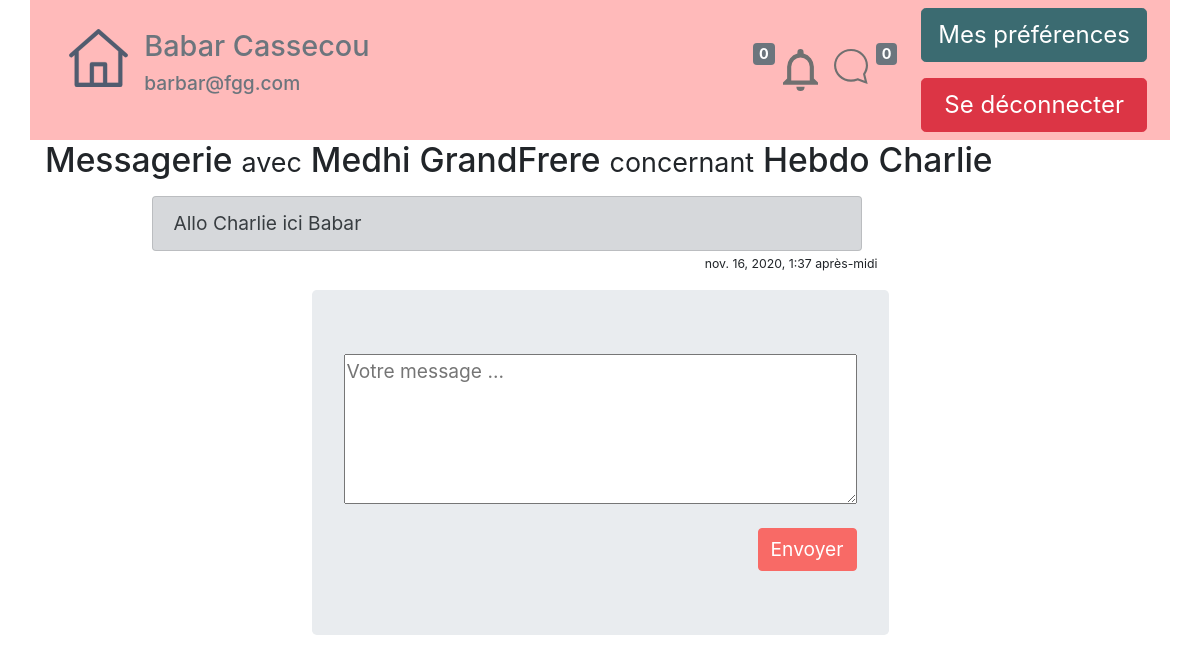
The page /messagerieII/MessageAboutTo/38/22/ (signed in) on the database as committed earlier.
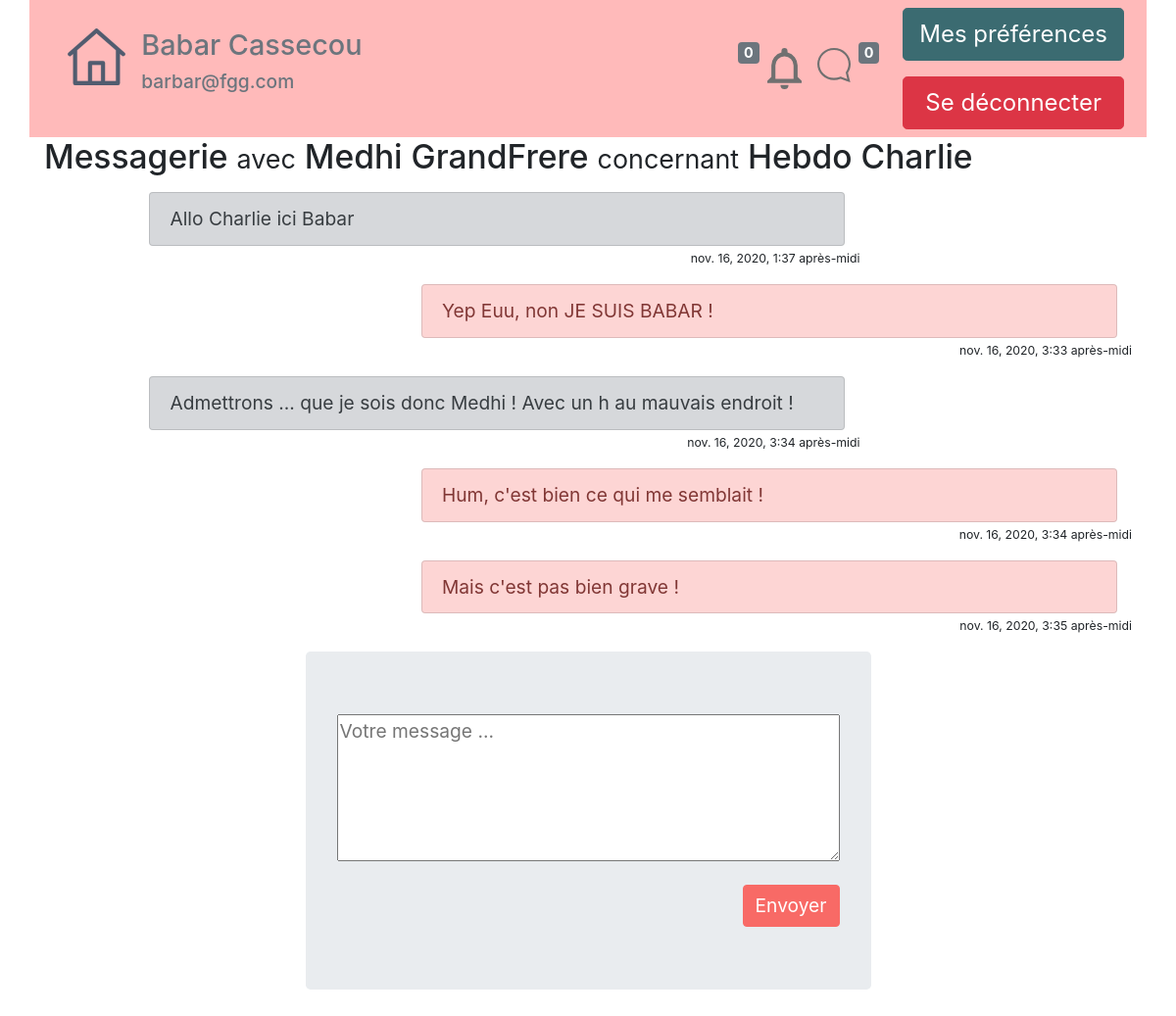
The same page on the database as committed later.
### tablecom/models.py (models this page shows, shortened)
class ChildSNotebook(models.Model): #name of table that contain differents "carnets" for each child
    active=models.BooleanField(default=True)
    name = models.CharField(max_length=80, verbose_name="Nom")
    forename = models.CharField(max_length=80, verbose_name="Prénom")
    date_of_birth = models.DateField(verbose_name="Date de naissance")
    id_RespLeg = models.CharField(max_length=20,verbose_name="Id responsables legaux", default="")  # id of childs attached to LR
    num_ident=models.CharField( verbose_name="Identifiant sécurité sociale",max_length=20)
    id_prof_auth=models.TextField(max_length=1200, verbose_name="Id Professionnels Rattachés")
    articles_id=models.TextField(max_length=2500, verbose_name="Id des articles rattachés", default="")
    class Meta:
        verbose_name = "Carnet Enfant"
        ordering = ['date_of_birth']

### messagerie/models.py (models this page shows, shortened)
class MessagePersoAT(models.Model):
    titre = models.CharField(max_length=100, default="")
    auteurID = models.CharField(max_length=6)
    AttachedChildNotebookID = models.CharField(max_length=7)
    receiverID = models.CharField(max_length=6, default="0")
    contenu = models.TextField(null=True, verbose_name="")
    date = models.DateTimeField(default=timezone.now,
                                verbose_name="Date d'envoi'")
    validated=models.BooleanField(default=True) #is the message validated to appear?
    activeMessage=models.BooleanField(default=True) #is the message is active or inactive (deleted, problem, ...)
    read=models.BooleanField(default=False) #is the message read by receiver ?
    class Meta:
        verbose_name = "Message Privé"
        ordering = ['date']

### messagerie/views.py (the view)
# urls.py: path('MessageAboutTo/<id_carnet>/<id_correspondant>/', views.messageAboutTo, name="MessageAboutTo")
def messageAboutTo(request, id_carnet, id_correspondant):
    NotifMessagesReset(request,id_carnet,id_correspondant)
    ContactSel = User.objects.get(id=id_correspondant)
    listeMessagesAT = list_AT_messages(request, id_carnet, id_correspondant)
    premodel = MessagePersoAT(auteurID=request.user.pk, AttachedChildNotebookID=id_carnet, receiverID=id_correspondant)
    form = MessagePersoATForm(request.POST or None, instance=premodel)
    carnet = get_object_or_404(ChildSNotebook, id=id_carnet)
    if form.is_valid():
        print("Message Envoyé")
        envoi = True
        form.save()
        notifDirectMessageAddOne(request,id_carnet,id_correspondant)
    CarrierList=GlobalCarrier(request)#will carry all necessary variables (for notification, ...)
    return render(request, 'messagerie/messageAboutTo.html', locals())

### messagerie/forms.py
class MessagePersoATForm(forms.ModelForm):
    class Meta :
        model = MessagePersoAT
        fields = ('contenu',)
        widgets = {
          'contenu': Textarea(attrs={'rows':5, 'cols':40, 'placeholder':"Votre message ..."}),
        }

### messagerie/modulesATComplementaires.py (called while the page is built)
def list_AT_messages(request, id_carnet, id_correspondant):
    QueryMessagesFiltred = MessagePersoAT.objects.filter(AttachedChildNotebookID=id_carnet)
    ListMessagesFiltred = []
    for MessageATFiltred in QueryMessagesFiltred:
        if MessageATFiltred.validated != True:
            continue
        if MessageATFiltred.activeMessage != True :
            continue
        if id_correspondant != MessageATFiltred.auteurID and id_correspondant != MessageATFiltred.receiverID:
            continue
        if request.user.pk != int(MessageATFiltred.auteurID) and request.user.pk != int(MessageATFiltred.receiverID):
            continue
        if int(MessageATFiltred.auteurID) == int(request.user.pk):
            MessageATFiltred.isAuteur = True
        else:
            MessageATFiltred.isAuteur = False
        ListMessagesFiltred.append(MessageATFiltred)
    return ListMessagesFiltred

### notifications/modules_complementaires.py (called while the page is built)
def CheckNCreateNotifFieldForIdCorrespondant(request,id_correspondant):  # will check if a "notification" entry exist for this user, if not create
    try:
        entreeNotifIdUser = Notifications.objects.get(user_id=id_correspondant)  # will catch the userspecific line
    except:
        try:
            Notifications.objects.create(user_id=id_correspondant)
            entreeNotifIdUser = Notifications.objects.get(user_id=id_correspondant)
        except:
            print("Problème de création de l'entrée des notifications")
    return entreeNotifIdUser

def stringTodict(stringToWorkWith):
    listTemp = stringToWorkWith.split(",")
    dictCreated = {}
    for item in listTemp:
        if item != '':
            minilist = item.split(":")
            dictCreated[minilist[0]] = minilist[1]
    return dictCreated

def notif_fil_global_count(request):
    entreeNotifIdUser = Notifications.objects.get(user_id=request.user.pk)  # entry of user's notification table
    dicoTemp = stringTodict(entreeNotifIdUser.NotifFil)
    somme = int()
    for valeur in dicoTemp.values():
        somme += int(valeur)
    return somme

### messagerie/templates/messagerie/messageAboutTo.html (shortened to what this page needs)
{% extends "tablecom/base.html" %}
{% block content %}
<div class="container">
    <H3>Messagerie <small>avec</small> {{ ContactSel.first_name }} {{ ContactSel.last_name }} <small>concernant</small> {{ carnet.name }} {{ carnet.forename}}</H3>
{% for message in listeMessagesAT %}
<p>
  {% if message.isAuteur %}
 <div class="container">
  <div class="row">
    <div class="col-sm-4"></div>
    <div class="col-sm-8">
      <ul class="list-group">
        <li class="list-group-item list-group-item-primary">
            <div class="d-flex justify-content-between">
                <div>{{ message.contenu }}</div>
            </div>
        </li>
      </ul>
        <div class="row justify-content-end"><small><small>{{ message.date }}</small></small></div>
    </div>
  </div>
  </div>
  {% else %}
  <div class="container">
  <div class="row">
        <div class="col-sm-1"></div>
    <div class="col-sm-8">
      <ul class="list-group">
        <li class="list-group-item list-group-item-secondary">
            <div class="d-flex justify-content-between">
                <div>{{ message.contenu }}</div>
            </div>
        </li>
      </ul>
        <div class="row justify-content-end"><small><small>{{ message.date }}</small></small></div>
    </div>
    <div class="col-sm-3"></div>
  </div>
  </div>
</p>
  {% endif %}
{% empty %}
    <p>Vous n'avez encore échangé aucun message</p>
        {% endfor %}
<p>
{% if envoi %}Message envoyé !
     <meta http-equiv="REFRESH" content="0;url=">
{% else %}
    <div class="d-flex justify-content-center">
    <div class="jumbotron">
<form method="post" action="">
  {{ form.as_p }}
     <div class="d-flex justify-content-end">
    <input type="submit" class="btn btn-primary " value="Envoyer" /></div>
</form>
        </div>
{% endif %}
  </p>
</div>
{% endblock %}

### tablecom/templates/tablecom/base.html (shortened to what this page needs)
<!DOCTYPE html>
    {% load static %}
    {% block head %}
        <html lang="fr">
        <head>
        <link rel="stylesheet" href="/static/bootstrapExportTheme/bootstrap.min.css" >
        <link rel="stylesheet" type="text/css" href="https://cdn.jsdelivr.net/npm/cookieconsent@3/build/cookieconsent.min.css" />
        </head>
    {% endblock %}
<body>
    <nav>
       {% block nav %}
            {% if user.is_authenticated %}
<div class="container" style="background:#ffbaba !important;">
    <div class="d-flex flex-wrap align-items-center">
          <div class="mr-auto p-3 ">
            <div class="d-flex justify-content-start">
                <div class="p-2"><a href="{% url 'accueil' %}"><img src="/static/images/home.svg" class="img-fluid"></a></div>
                <div class="p-2"><h4 class="text-secondary">{{ user.first_name }} {{ user.last_name }}</h4><h6 class="text-secondary"><p>{{ user.email }}</p></h6></div>
            </div>
          </div>
          <div class="p-3 ">
            <div class="d-flex">
                {% if CarrierList.1 == 0 %}
                <h6><span class="badge badge-secondary">{{ CarrierList.1 }}</span></h6>
                {% else %}
                <h6><span class="badge badge-primary">{{ CarrierList.1 }}</span></h6>
                {% endif %}
                <a href="{% url 'accueil' %}"><img src="{% static 'images/notif_fil_general.svg' %}" class="img-fluid p-2"></a>
                 <a href="{% url 'accueil' %}"><img src="{% static 'images/notif_mess_perso.svg' %}" class="img-fluid p-2"></a>
                {% if CarrierList.0 == 0 %}
                <h6><span class="badge badge-secondary">{{ CarrierList.0 }} </span></h6>
                {% else %}
                <h6><span class="badge badge-primary">{{ CarrierList.0 }}</span></h6>
                {% endif %}
            </div>
          </div>
          <div class="p- ">
            <div class="d-flex flex-column">
              <div class="p-2"><a href="{% url 'MyProfile' %}"><button type="button" class="btn btn-info btn-lg">Mes préférences</button></a></div>
              <div class="p-2"><a href="{% url 'deconnexion' %}"><button type="button" class="btn btn-danger btn-block btn-lg">Se déconnecter</button></a></div>
            </div>
          </div>
    </div>
</div>
            {% else %}
        <div class="container">
        </div>
            {% endif %}
       {% endblock %}
   </nav>
    {% block content %}Contenu à introduire{% endblock %}
</body>
</html>

Rows that differ between the two databases and show on the page:
added MessagePersoAT: contenu "Yep Euu, non JE SUIS BABAR !", date "nov. 16, 2020, 3:33 après-midi"
added MessagePersoAT: contenu "Admettrons ... que je sois donc Medhi ! Avec un h au mauvais endroit !", date "nov. 16, 2020, 3:34 après-midi"
added MessagePersoAT: contenu "Hum, c'est bien ce qui me semblait !", date "nov. 16, 2020, 3:34 après-midi"
added MessagePersoAT: contenu "Mais c'est pas bien grave !", date "nov. 16, 2020, 3:35 après-midi"
